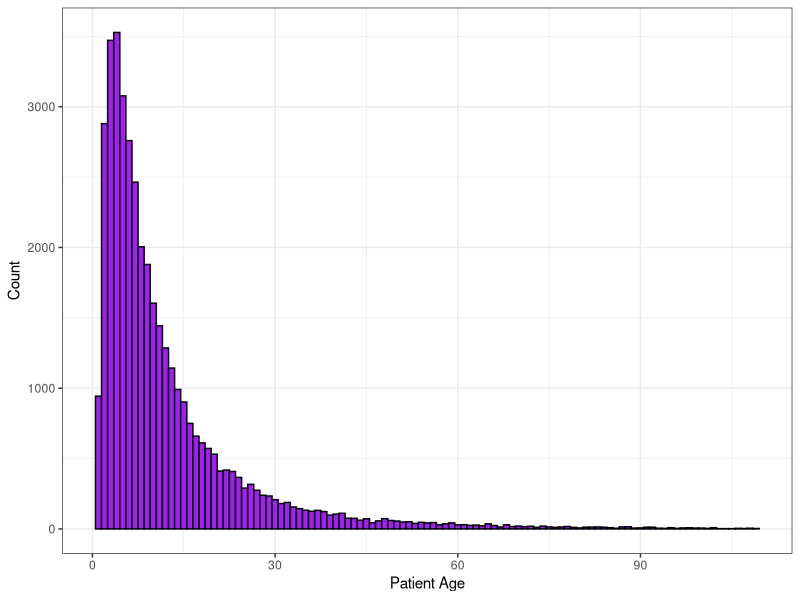
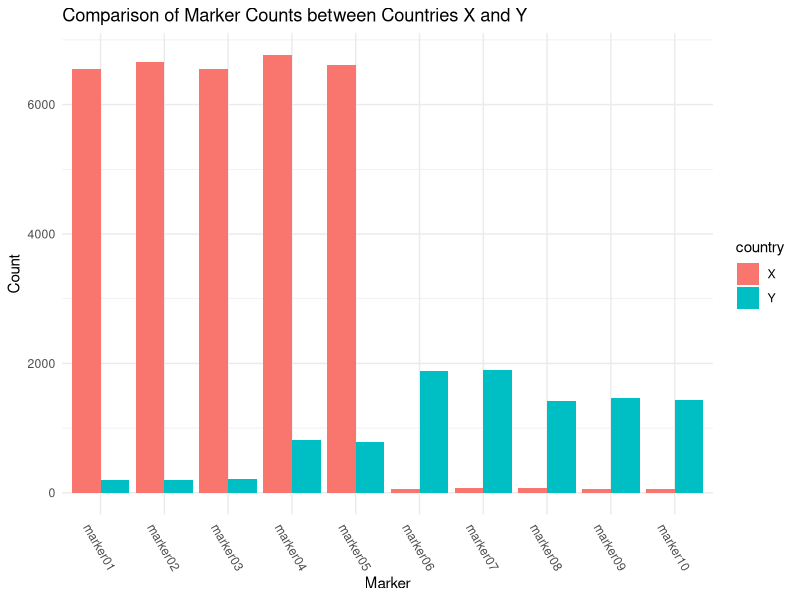

Write R code to recreate these figures, in order.
setwd("~/Desktop/shell-lesson-data/exercises/Biocomputing-Final-Project")

# read in data
allData<-read.csv("allData.csv", header=TRUE)

## step 1-find number of screens
# find number of screens
numberofScreens<-nrow(allData)

## step 2-find percent infected
# make a variable for infected total
infected = 0
# make a dataset with just marker colums
marker_columns <- allData[, 3:12]
# for each row in dataset
for(i in 1:nrow(marker_columns)){
  # find the rowSum
  rowsum <- rowSums(marker_columns[i, ])
  # if the rowsum is greater than 0, a marker is present
  if(rowsum > 0){
    # increase the infected count by one
    infected = infected + 1
  }else{
    # if the row sum is 0, there are no markers present
    # do not update infected total
    
    #### technically not needed but idk if we should keep this block
    infected = infected + 0
  }
}

# calculate the total infected per screen
percentInfected <- (infected/numberofScreens) * 100

## step 3- find percent male or female

# make empty variables
male = 0
female = 0

# iterate through each row
for(i in 1:nrow(allData)){
  # find the columns that are 'male'
  if(allData$gender[i] == "male"){
    male = male + 1
  # find the columns that are female  
  }else if(allData$gender[i] == "female"){
    female = female + 1
  }
}

# find male percentage
percentMale <- (male/numberofScreens) * 100
percentMale

# find female percentage
percentFemale <- (female/numberofScreens) * 100
percentFemale

## step 4- age distribution of patients

# make a dataframe with the ages of the patients
ageData<- data.frame(allData$age)
# add proper column name
names(ageData) <- 'Patient.Age'
ageData

# load in graphing tools
library(ggplot2)
# make a distribution graph
ageGraph <- ggplot(data=ageData, aes(x=Patient.Age)) +
  geom_histogram(binwidth = 1, fill="purple", color="black") +
  theme_bw() +
  xlab("Patient Age") +
  ylab("Count")
# display graph
ageGraph





## test for each country
#### overall question 1

# make an empty variable
infected_X <- 0

# make a country X dataset
country_X <- allData[allData$country == 'X', ]
# make a count for total screens in country X
count_X <- nrow(country_X)
# make a dataset with just the marker columns
marker_columns_X<- country_X[, 3:12]

# iterate through each row of the marker columns data
for(i in 1:nrow(marker_columns_X)){
  # calculate the total for each row
  rowsum <- rowSums(marker_columns_X[i, ])
  # if the rowsum is greater than 0, there is at least one marker present
  if(rowsum > 0){
    # update the count
    infected_X = infected_X+1
  }else{
    infected_X= infected_X+0
  }
}

# find percent infected for country X
percentinfectedX <- (infected_X/count_X)*100
percentinfectedX

# repeat for country Y
infected_Y <- 0


country_Y <- allData[allData$country == 'Y', ]
count_Y <- nrow(country_Y)

marker_columns_Y <- country_Y[, 3:12]

for(i in 1:nrow(marker_columns_Y)){
  rowsum <- rowSums(marker_columns_Y[i, ])
  if(rowsum > 0){
    infected_Y = infected_Y+1
  }else{
    infected_Y= infected_Y+0
  }
}

# calculate percentage
percentinfectedY <- (infected_Y/count_Y)*100
percentinfectedY



#### final piece
#### question 2

sum_markers_X <- colSums(marker_columns_X)
sum_markers_X

sum_markers_Y <- colSums(marker_columns_Y)
sum_markers_Y


library(ggplot2)
library(reshape2)

# Convert the sum_markers_X and sum_markers_Y into data frames
df_X <- data.frame(marker = names(sum_markers_X), count = sum_markers_X, country = 'X')
df_Y <- data.frame(marker = names(sum_markers_Y), count = sum_markers_Y, country = 'Y')

# Combine the two data frames
combined_df <- rbind(df_X, df_Y)

# Reshape the data into a long format
long_df <- melt(combined_df, id.vars = c("marker", "country"))

# Plot the data
markerGraph<-ggplot(long_df, aes(x = marker, y = value, fill = country)) +
  geom_bar(stat = "identity", position = position_dodge()) +
  xlab("Marker")+
  ylab("Count")+
  ggtitle("Comparison of Marker Counts between Countries X and Y") +
  theme_minimal()+
  theme(axis.text.x = element_text(angle=300, vjust=0.6))

# display graph
markerGraph
